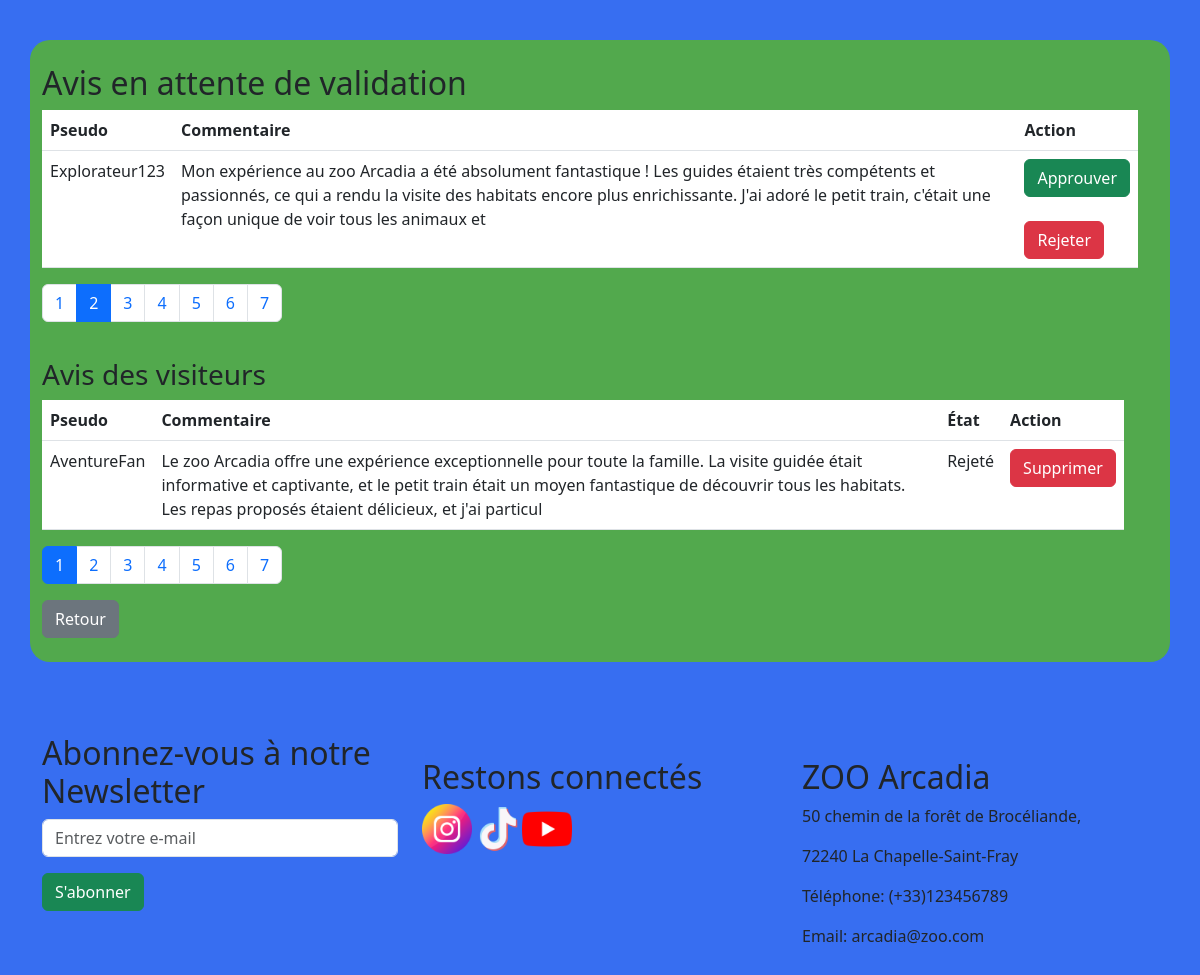
The app's page /avis_gestion.php?page_attente_validation=2 (signed in) with its own data.
### tables this page shows
CREATE TABLE IF NOT EXISTS avis (
    avis_id INT AUTO_INCREMENT PRIMARY KEY,
    commentaire VARCHAR(255),
    isVisible TINYINT,
    pseudo VARCHAR(255)
);

### front/avis_admin_gestion.php (the view, shortened to what this page needs)
<?php
require_once('back/connect_bdd.php');
$sqlAttenteValidation = "SELECT * FROM avis WHERE isVisible = 0";
$resultAttenteValidation = $connexion->query($sqlAttenteValidation);
$avisParPageAttenteValidation = 1;
$totalAvisAttenteValidation = $resultAttenteValidation->num_rows;
$totalPagesAttenteValidation = ceil($totalAvisAttenteValidation / $avisParPageAttenteValidation);
$pageAttenteValidation = isset($_GET['page_attente_validation']) ? $_GET['page_attente_validation'] : 1;
$indiceDepartAttenteValidation = ($pageAttenteValidation - 1) * $avisParPageAttenteValidation;
$sqlAttenteValidation .= " LIMIT $indiceDepartAttenteValidation, $avisParPageAttenteValidation";
$resultAttenteValidation = $connexion->query($sqlAttenteValidation);
$sqlAvisValidesEtRejetes = "SELECT * FROM avis";
$resultAvisValidesEtRejetes = $connexion->query($sqlAvisValidesEtRejetes);
$avisParPageValidesEtRejetes = 1;
$totalAvisValidesEtRejetes = $resultAvisValidesEtRejetes->num_rows;
$totalPagesValidesEtRejetes = ceil($totalAvisValidesEtRejetes / $avisParPageValidesEtRejetes);
$pageValidesEtRejetes = isset($_GET['page_valides_et_rejetes']) ? $_GET['page_valides_et_rejetes'] : 1;
$indiceDepartValidesEtRejetes = ($pageValidesEtRejetes - 1) * $avisParPageValidesEtRejetes;
$sqlAvisValidesEtRejetes .= " LIMIT $indiceDepartValidesEtRejetes, $avisParPageValidesEtRejetes";
$resultAvisValidesEtRejetes = $connexion->query($sqlAvisValidesEtRejetes);
?>
    <div class="container" id="background2">
        <div class="row">
            <div class="column left">
                <br>
                <h2>Avis en attente de validation</h2>
                <?php if ($resultAttenteValidation->num_rows > 0) : ?>
                    <div class="table-responsive overflow-auto">
                        <table class="table" class="custom-form">
                            <thead>
                                <tr>
                                    <th>Pseudo</th>
                                    <th>Commentaire</th>
                                    <th>Action</th>
                                </tr>
                            </thead>
                            <tbody>
                                <?php while ($row = $resultAttenteValidation->fetch_assoc()) : ?>
                                    <tr>
                                        <td><?php echo $row['pseudo']; ?></td>
                                        <td class="commentaire"><?php echo $row['commentaire']; ?></td>
                                        <td>
                                            <form action="back/save_avis.php" method="GET">
                                                <button type="submit" class="btn btn-success" name="approve" value="1">Approuver</button>
                                            </form>
                                            <br>
                                            <form action="back/save_avis.php" method="GET">
                                                <button type="submit" class="btn btn-danger" name="approve" value="0">Rejeter</button>
                                            </form>
                                        </td>
                                    </tr>
                                <?php endwhile; ?>
                            </tbody>
                        </table>
                    </div>
                    <?php if ($totalPagesAttenteValidation > 1) : ?>
                        <nav aria-label="Page navigation example">
                            <ul class="pagination">
                                <?php for ($i = 1; $i <= $totalPagesAttenteValidation; $i++) : ?>
                                    <li class="page-item <?php if ($i == $pageAttenteValidation) echo 'active'; ?>"><a class="page-link" href="?page_attente_validation=<?php echo $i; ?>"><?php echo $i; ?></a></li>
                                <?php endfor; ?>
                            </ul>
                        </nav>
                    <?php endif; ?>
                <?php else : ?>
                    <p>Aucun avis en attente de validation.</p>
                <?php endif; ?>
            </div>
            <div class="column2">
                <div class="form-container2">
                    <?php if ($resultAvisValidesEtRejetes->num_rows > 0) : ?>
                        <h3>Avis des visiteurs</h3>
                        <div class="table-responsive overflow-auto">
                        <table class="table">
                            <thead>
                                <tr>
                                    <th>Pseudo</th>
                                    <th>Commentaire</th>
                                    <th>État</th>
                                    <th>Action</th>
                                </tr>
                            </thead>
                            <tbody>
                                <?php while ($row = $resultAvisValidesEtRejetes->fetch_assoc()) : ?>
                                    <tr>
                                        <td><?php echo $row['pseudo']; ?></td>
                                        <td class="commentaire"><?php echo $row['commentaire']; ?></td>
                                        <td><?php echo ($row['isVisible'] == 1) ? 'Approuvé' : 'Rejeté'; ?></td>
                                        <td>
                                            <form action="back/delete_avis.php" method="POST">
                                                <button type="submit" class="btn btn-danger" onclick="return confirm('Êtes-vous sûr de vouloir supprimer cet avis?')">Supprimer</button>
                                            </form>
                                        </td>
                                    </tr>
                                <?php endwhile; ?>
                            </tbody>
                        </table>
                        </div>
                        <?php if ($totalPagesValidesEtRejetes > 1) : ?>
                            <nav aria-label="Page navigation example">
                                <ul class="pagination">
                                    <?php for ($i = 1; $i <= $totalPagesValidesEtRejetes; $i++) : ?>
                                        <li class="page-item <?php if ($i == $pageValidesEtRejetes) echo 'active'; ?>"><a class="page-link" href="?page_valides_et_rejetes=<?php echo $i; ?>"><?php echo $i; ?></a></li>
                                    <?php endfor; ?>
                                </ul>
                            </nav>
                        <?php endif; ?>
                    <?php endif; ?>
                </div>
                <a href="<?php
    if ($_SESSION['role'] == 'Administrateur') {
        echo "admin.php";
    } elseif ($_SESSION['role'] == 'Employé') {
        echo "employe.php";
    } elseif ($_SESSION['role'] == 'Vétérinaire') {
        echo "veterinaire.php";
    }
?>" class="btn btn-secondary btn-block">Retour</a><br><br>
            </div>
    </div>

### front/css/style.css (style rules this page uses)
body { background-color: rgb(55, 110, 241); }
.commentaire { word-break: break-word; }
.container { flex-direction: row; display: flex; flex-direction: column; gap: 20px; }
.column.left { margin-right: 20px; }
.column { flex: 1; }
.column2 { width: 97%; }
.form-container2 { margin-top: 20px; }
#background2 { background-color: rgb(82, 169, 77); border-radius: 20px; }

### records on screen
avis: pseudo "Explorateur123", commentaire "Mon expérience au zoo Arcadia a été absolument fantastique ! Les guides étaient très compétents et passionnés, ce qui a rendu la visite des habitats encore plus enrichissante. J'ai adoré le petit train, c'était une façon unique de voir tous les animaux et"
avis: pseudo "AventureFan", commentaire "Le zoo Arcadia offre une expérience exceptionnelle pour toute la famille. La visite guidée était informative et captivante, et le petit train était un moyen fantastique de découvrir tous les habitats. Les repas proposés étaient délicieux, et j'ai particul", isVisible "Rejeté"
